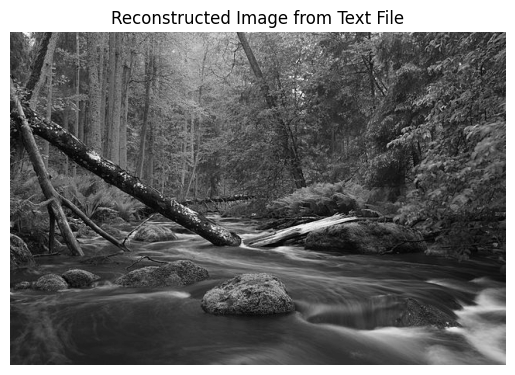
#> input picture 8th Semester Labs/Image Processing Labs/Classworks/Lab_2/sample.png, 515 x 375 px
$ jupyter execute histogram_equalization.ipynb
#> lines starting #> are read from the running program, lines starting #| are printed output that depends on the picture
#> further down, image is the input picture: shape (375, 515); min 0, max 255, mean 102.5
## Histogram Equalization
**Histogram equalization** is a technique used in image processing to improve the contrast of an image. The goal is to redistribute the intensity values so that the histogram of the output image is approximately uniform. This helps in enhancing the visibility of details in images with poor contrast.

The steps to achieve histogram equalization are as follows:

- `Compute the histogram of the image`: Count the number of pixels for each intensity value.
- `Compute the cumulative distribution function (CDF)`: The CDF is a running sum of the histogram, which represents the cumulative frequency of pixel intensities.
- `Normalize the CDF`: To map the CDF values to a range [0, 255], corresponding to the intensity levels in a grayscale image.
- Map the original intensity values to new values using the normalized CDF.
- Replace pixel values in the image with the corresponding values from the new intensity map

[cell 1]
import numpy as np
import cv2
import matplotlib.pyplot as plt

[cell 2]
# Function to perform histogram equalization
def histogram_equalization(image):
    # Step 1: Compute histogram of the image
    hist, bins = np.histogram(image.flatten(), bins=256, range=[0, 256])
#> hist = 256 values, max 26198 at index 255, min 0 at index 132, mean 754.4; bins = 257 values from 0 to 256

    # Step 2: Compute the cumulative distribution function (CDF)
    cdf = hist.cumsum()  # cumulative sum of the histogram
#> cdf = 256 values from 300 to 193125
    cdf_normalized = cdf * hist.max() / cdf.max()  # Normalized CDF for plotting
#> cdf_normalized = 256 values from 40.7 to 26198

    # Step 3: Normalize the CDF to the range [0, 255]
    cdf_min = cdf.min()
#> cdf_min = 300
    cdf = (cdf - cdf_min) * 255 / (cdf.max() - cdf_min)
#> cdf = 256 values from 0 to 255
    cdf = cdf.astype('uint8')  # Ensure integer values

    # Step 4: Use the CDF to map the old pixel values to the new equalized values
    image_equalized = cdf[image]
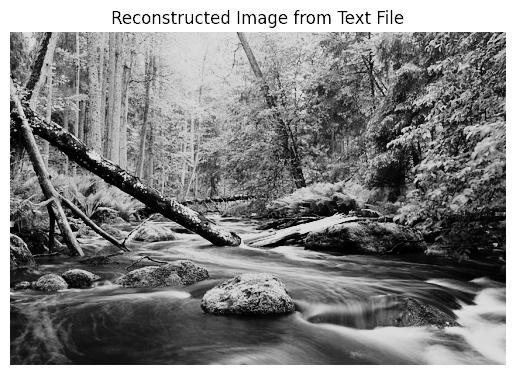
#> image_equalized: shape (375, 515); min 0, max 255, mean 130.2

    return image_equalized, cdf_normalized

[cell 3]
# Load a grayscale image
image = cv2.imread('sample.png', 0)  # 0 means grayscale

# Apply histogram equalization
image_equalized, cdf_normalized = histogram_equalization(image)
#> cdf_normalized = 256 values from 40.7 to 26198

# Plotting the original and equalized images and histograms
plt.figure(figsize=(12, 6))

# Original Image and its Histogram
plt.subplot(2, 2, 1)
plt.imshow(image, cmap='gray')
plt.title('Original Image')
plt.axis('off')

plt.subplot(2, 2, 2)
plt.hist(image.flatten(), 256, [0, 256], color='r')
plt.title('Histogram of Original Image')

# Equalized Image and its Histogram
plt.subplot(2, 2, 3)
plt.imshow(image_equalized, cmap='gray')
plt.title('Equalized Image')
plt.axis('off')

plt.subplot(2, 2, 4)
plt.hist(image_equalized.flatten(), 256, [0, 256], color='g')
plt.title('Histogram of Equalized Image')

plt.show()
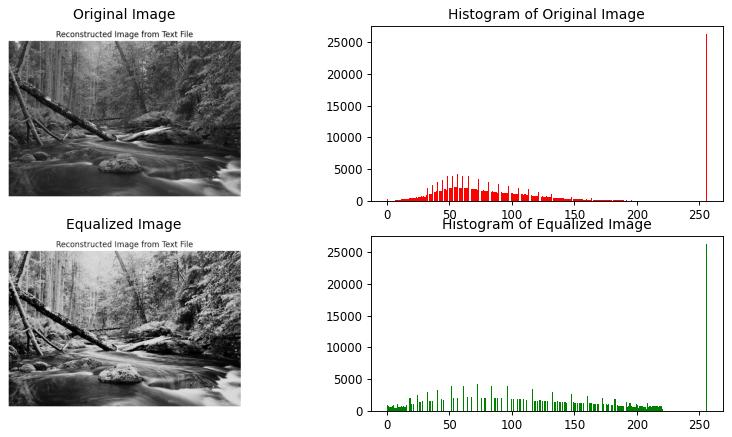
#> figure drawn by matplotlib, 4 panels; panel 2: tallest bar 26198 high, from x = 255 to 256; panel 4: tallest bar 26198 high, from x = 255 to 256

$ run again, with 8th Semester Labs/Image Processing Labs/Classworks/Lab_2/nature.jpg saved as 8th Semester Labs/Image Processing Labs/Classworks/Lab_2/sample.png
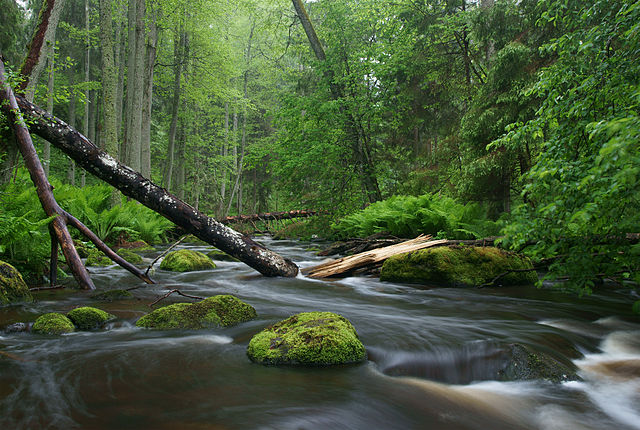
#> input picture 8th Semester Labs/Image Processing Labs/Classworks/Lab_2/nature.jpg, 640 x 430 px
#> hist = 256 values, max 3430 at index 54, min 2 at index 255, mean 1075; bins = 257 values from 0 to 256
#> in histogram_equalization, `cdf = hist.cumsum()`: cdf = 256 values from 87 to 275200
#> in histogram_equalization, `cdf_normalized = cdf * hist.max() / cdf.max()`: cdf_normalized = 256 values from 1.08 to 3430
#> cdf_min = 87
#> in histogram_equalization, `cdf = (cdf - cdf_min) * 255 / (cdf.max() - cdf_min)`: cdf = 256 values from 0 to 255
#> in histogram_equalization, `image_equalized = cdf[image]`:
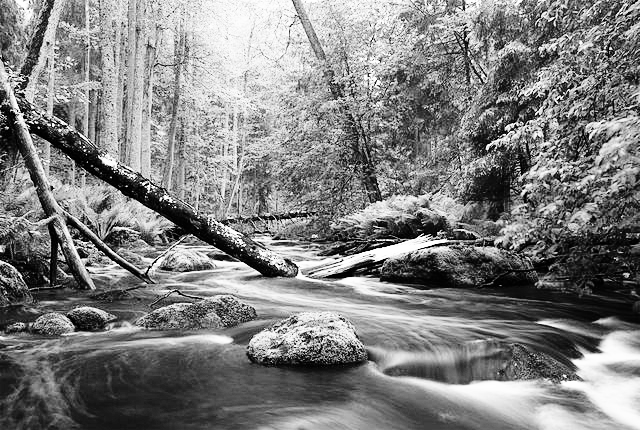
#> image_equalized: shape (430, 640); min 0, max 255, mean 127.9
#> `image_equalized, cdf_normalized = histogram_equalization(image)`: cdf_normalized = 256 values from 1.08 to 3430
#> `plt.show()`:
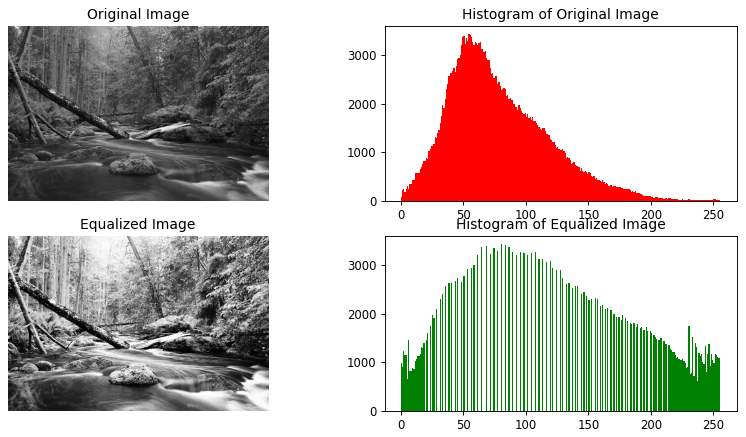
#> figure drawn by matplotlib, 4 panels; panel 2: tallest bar 3430 high, from x = 54 to 55; panel 4: tallest bar 3430 high, from x = 80 to 81
